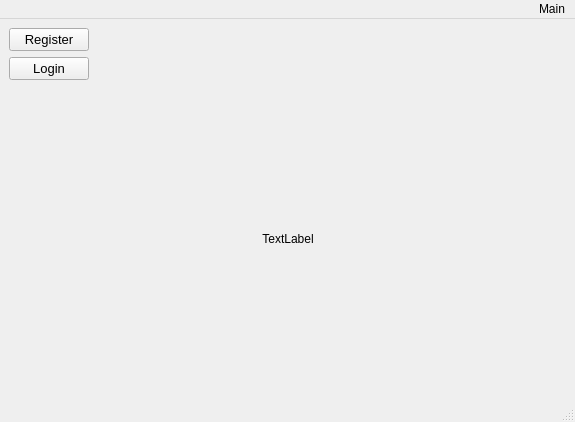
<?xml version="1.0" encoding="UTF-8"?>
<ui version="4.0">
 <class>MainWindow</class>
 <widget class="QMainWindow" name="MainWindow">
  <property name="geometry">
   <rect>
    <x>0</x>
    <y>0</y>
    <width>575</width>
    <height>422</height>
   </rect>
  </property>
  <property name="windowTitle">
   <string>Home</string>
  </property>
  <widget class="QWidget" name="centralwidget">
   <property name="minimumSize">
    <size>
     <width>544</width>
     <height>0</height>
    </size>
   </property>
   <layout class="QVBoxLayout" name="verticalLayout_2">
    <item>
     <layout class="QVBoxLayout" name="verticalLayout">
      <item>
       <widget class="QPushButton" name="register_Button">
        <property name="sizePolicy">
         <sizepolicy hsizetype="Fixed" vsizetype="Fixed">
          <horstretch>0</horstretch>
          <verstretch>0</verstretch>
         </sizepolicy>
        </property>
        <property name="font">
         <font>
          <pointsize>10</pointsize>
         </font>
        </property>
        <property name="focusPolicy">
         <enum>Qt::NoFocus</enum>
        </property>
        <property name="text">
         <string>Register</string>
        </property>
       </widget>
      </item>
      <item>
       <widget class="QPushButton" name="login_Button">
        <property name="sizePolicy">
         <sizepolicy hsizetype="Fixed" vsizetype="Fixed">
          <horstretch>0</horstretch>
          <verstretch>0</verstretch>
         </sizepolicy>
        </property>
        <property name="font">
         <font>
          <pointsize>10</pointsize>
         </font>
        </property>
        <property name="focusPolicy">
         <enum>Qt::NoFocus</enum>
        </property>
        <property name="text">
         <string>Login</string>
        </property>
       </widget>
      </item>
      <item>
       <layout class="QHBoxLayout" name="horizontalLayout">
        <item>
         <spacer name="horizontalSpacer">
          <property name="orientation">
           <enum>Qt::Horizontal</enum>
          </property>
          <property name="sizeHint" stdset="0">
           <size>
            <width>40</width>
            <height>20</height>
           </size>
          </property>
         </spacer>
        </item>
        <item>
         <widget class="QLabel" name="label">
          <property name="text">
           <string>TextLabel</string>
          </property>
          <property name="alignment">
           <set>Qt::AlignCenter</set>
          </property>
         </widget>
        </item>
        <item>
         <spacer name="horizontalSpacer_2">
          <property name="orientation">
           <enum>Qt::Horizontal</enum>
          </property>
          <property name="sizeHint" stdset="0">
           <size>
            <width>40</width>
            <height>20</height>
           </size>
          </property>
         </spacer>
        </item>
       </layout>
      </item>
     </layout>
    </item>
   </layout>
  </widget>
  <widget class="QMenuBar" name="menubar">
   <property name="geometry">
    <rect>
     <x>0</x>
     <y>0</y>
     <width>575</width>
     <height>26</height>
    </rect>
   </property>
   <property name="layoutDirection">
    <enum>Qt::RightToLeft</enum>
   </property>
   <property name="nativeMenuBar">
    <bool>true</bool>
   </property>
   <widget class="QMenu" name="menuMain">
    <property name="title">
     <string>Main</string>
    </property>
    <addaction name="actionLogin"/>
    <addaction name="actionRegister"/>
   </widget>
   <addaction name="menuMain"/>
  </widget>
  <widget class="QStatusBar" name="statusbar"/>
  <action name="actionLogin">
   <property name="text">
    <string>Login</string>
   </property>
  </action>
  <action name="actionRegister">
   <property name="text">
    <string>Register</string>
   </property>
  </action>
 </widget>
 <resources/>
 <connections/>
</ui>
